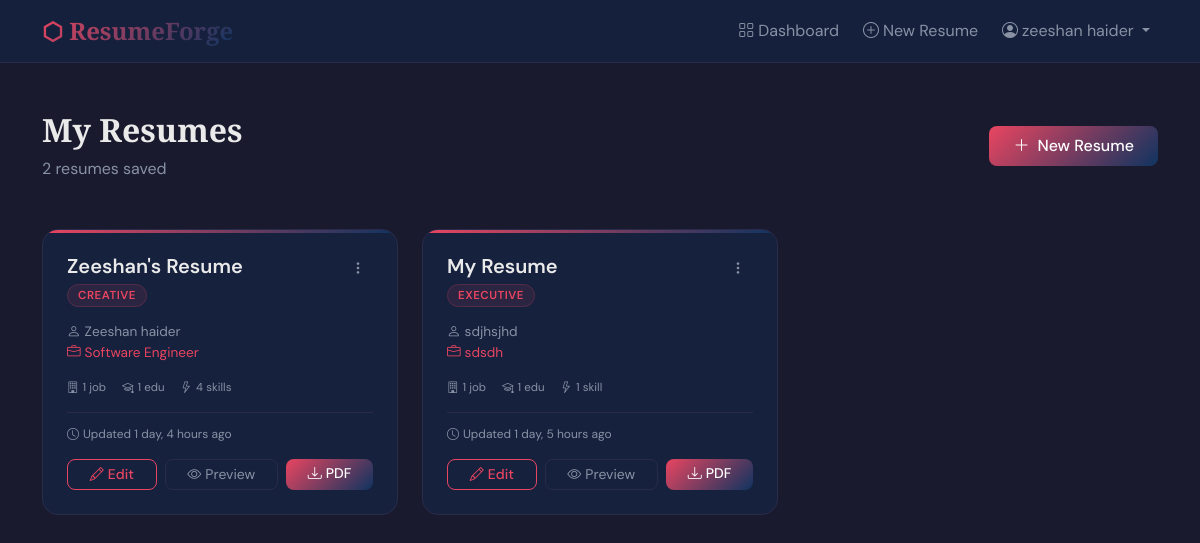
The app's page /dashboard/ (signed in) with its own data.
### builder/models.py (models this page shows, shortened)
class Resume(models.Model):
    user         = models.ForeignKey(User, on_delete=models.CASCADE, related_name='resumes')
    title        = models.CharField(max_length=200, default='My Resume')
    template     = models.CharField(max_length=50, choices=TEMPLATE_CHOICES, default='modern')
    accent_color = models.CharField(max_length=20, choices=COLOR_CHOICES, default='#2c3e50')
    created_at   = models.DateTimeField(auto_now_add=True)
    updated_at   = models.DateTimeField(auto_now=True)
    full_name  = models.CharField(max_length=200, blank=True)
    job_title  = models.CharField(max_length=200, blank=True)
    email      = models.EmailField(blank=True)
    phone      = models.CharField(max_length=30, blank=True)
    location   = models.CharField(max_length=200, blank=True)
    website    = models.URLField(blank=True)
    linkedin   = models.CharField(max_length=200, blank=True)
    github     = models.CharField(max_length=200, blank=True)
    summary    = models.TextField(blank=True)
    photo      = models.ImageField(upload_to='profile_photos/', blank=True, null=True)
    class Meta:
        ordering = ['-updated_at']

### builder/views.py (the view)
# urls.py: path('dashboard/', views.dashboard, name='dashboard'),
@login_required
def dashboard(request):
    resumes = Resume.objects.filter(user=request.user)
    return render(request, 'builder/dashboard.html', {'resumes': resumes})

### builder/templates/builder/dashboard.html (shortened to what this page needs)
{% extends 'builder/base.html' %}
{% block content %}
<div class="container py-5">
  <div class="d-flex justify-content-between align-items-center mb-5">
    <div>
      <h1 style="font-family:'Playfair Display',serif;font-size:2rem;font-weight:700">My Resumes</h1>
      <p style="color:var(--muted);margin-bottom:0">{{ resumes.count }} resume{{ resumes.count|pluralize }} saved</p>
    </div>
    <a href="{% url 'resume_create' %}" class="btn btn-accent px-4 py-2">
      <i class="bi bi-plus-lg me-2"></i>New Resume
    </a>
  </div>
  {% if resumes %}
  <div class="row g-4">
    {% for r in resumes %}
    <div class="col-md-6 col-lg-4">
      <div class="resume-card h-100">
        <div class="d-flex justify-content-between align-items-start mb-3">
          <div>
            <h5 style="font-weight:600;margin-bottom:4px">{{ r.title }}</h5>
            <span class="tpl-badge">{{ r.get_template_display }}</span>
          </div>
          <div class="dropdown">
            <button class="btn btn-sm" style="background:transparent;color:var(--muted);border:none" data-bs-toggle="dropdown">
              <i class="bi bi-three-dots-vertical"></i>
            </button>
          </div>
        </div>
        {% if r.full_name %}<div style="font-size:.85rem;color:var(--muted)"><i class="bi bi-person me-1"></i>{{ r.full_name }}</div>{% endif %}
        {% if r.job_title %}<div style="font-size:.85rem;color:var(--accent)"><i class="bi bi-briefcase me-1"></i>{{ r.job_title }}</div>{% endif %}
        <div class="d-flex flex-wrap gap-3 my-3" style="font-size:.72rem;color:var(--muted)">
          {% if r.work_experiences.count %}<span><i class="bi bi-building me-1"></i>{{ r.work_experiences.count }} job{{ r.work_experiences.count|pluralize }}</span>{% endif %}
          {% if r.educations.count %}<span><i class="bi bi-mortarboard me-1"></i>{{ r.educations.count }} edu</span>{% endif %}
          {% if r.skills.count %}<span><i class="bi bi-lightning me-1"></i>{{ r.skills.count }} skill{{ r.skills.count|pluralize }}</span>{% endif %}
        </div>
        <div style="font-size:.75rem;color:var(--muted);border-top:1px solid var(--border);padding-top:12px">
          <i class="bi bi-clock me-1"></i>Updated {{ r.updated_at|timesince }} ago
        </div>
        <div class="mt-3 d-flex gap-2">
          <a href="{% url 'resume_edit' r.pk %}" class="btn btn-sm btn-outline-accent flex-grow-1"><i class="bi bi-pencil me-1"></i>Edit</a>
          <a href="{% url 'resume_preview' r.pk %}" class="btn btn-sm flex-grow-1" style="border:1px solid var(--border);color:var(--muted);border-radius:8px" target="_blank"><i class="bi bi-eye me-1"></i>Preview</a>
          <a href="{% url 'resume_pdf' r.pk %}" class="btn btn-sm btn-accent flex-grow-1"><i class="bi bi-download me-1"></i>PDF</a>
        </div>
      </div>
    </div>
    {% endfor %}
  </div>
  {% endif %}
</div>
{% endblock %}

### builder/templates/builder/base.html (shortened to what this page needs)
<!DOCTYPE html>
<html lang="en">
<head>
  <link href="https://cdn.jsdelivr.net/npm/bootstrap@5.3.2/dist/css/bootstrap.min.css" rel="stylesheet">
  <link href="https://cdn.jsdelivr.net/npm/bootstrap-icons@1.11.3/font/bootstrap-icons.css" rel="stylesheet">
</head>
<body>
{% if not hide_navbar %}
<nav class="navbar navbar-expand-lg sticky-top">
  <div class="container">
    <a class="navbar-brand" href="{% url 'landing' %}">
      <span class="navbar-brand-text">⬡ ResumeForge</span>
    </a>
    <div class="collapse navbar-collapse" id="navMenu">
      <ul class="navbar-nav ms-auto align-items-center gap-2">
        {% if user.is_authenticated %}
          <li class="nav-item"><a class="nav-link" href="{% url 'dashboard' %}"><i class="bi bi-grid me-1"></i>Dashboard</a></li>
          <li class="nav-item"><a class="nav-link" href="{% url 'resume_create' %}"><i class="bi bi-plus-circle me-1"></i>New Resume</a></li>
          <li class="nav-item dropdown">
            <a class="nav-link dropdown-toggle" href="#" data-bs-toggle="dropdown">
              <i class="bi bi-person-circle me-1"></i>{{ user.get_full_name|default:user.username }}
            </a>
          </li>
        {% else %}
          <li class="nav-item"><a class="nav-link" href="{% url 'login' %}">Login</a></li>
          <li class="nav-item"><a class="btn btn-accent px-3 py-2" href="{% url 'register' %}">Get Started</a></li>
        {% endif %}
      </ul>
    </div>
  </div>
</nav>
{% endif %}
{% block content %}{% endblock %}
</body>
</html>

### records on screen
Resume: title "Zeeshan's Resume", template "CREATIVE", full_name "Zeeshan haider", job_title "Software Engineer", work_experiences.count "1", educations.count "1", skills.count "4", updated_at "1 day, 4 hours"
Resume: title "My Resume", template "EXECUTIVE", full_name "sdjhsjhd", job_title "sdsdh", work_experiences.count "1", educations.count "1", skills.count "1", updated_at "1 day, 5 hours"

### other values on screen
{{ user.get_full_name|default:user.username }} "zeeshan haider"
{{ resumes.count }} "2"
